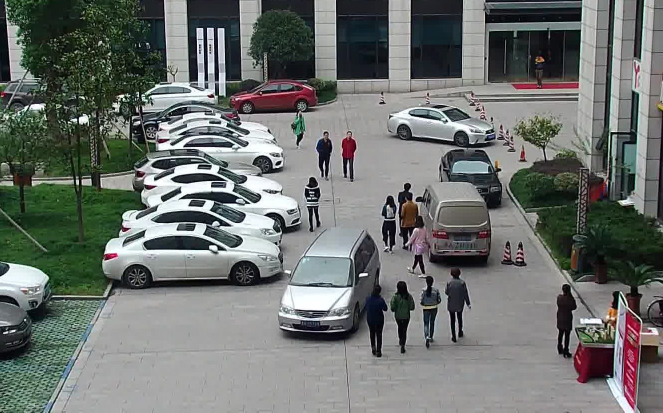
//> input picture NCNN-test/parking.jpg, 1326 x 825 px (shown at 1/2 size)
$ ./rotatedRect ../NCNN-test/parking.jpg   (built with g++ and OpenCV 4)
//> lines starting //> are read from the running program, lines starting //| are printed output that depends on the picture; after the words box and inside, x2 and y2 are one past the last pixel; in counts of white or black regions, pixels touching at a corner belong together
#include "opencv2/opencv.hpp"
#include <vector>
#include <iostream>
using namespace std;
using namespace cv;

void getQuadrangleSubPix_8u32f_CnR(const uchar* src, size_t src_step, Size src_size,
		float* dst, size_t dst_step, Size win_size,
		const double* matrix, int cn);

void myGetQuadrangleSubPix(const Mat& src, Mat& dst, Mat& m);

void getRotRectImg(cv::RotatedRect rr, Mat& img, Mat& dst);

void onTrackbar(int, void*);

int x;
int y;
int angle;
Mat src;
Mat dst;

int main(int argc, char* argv[])
{
	const char* inputPath = argv[1];
	src = imread(inputPath);
//> src is the input picture: 825 rows x 1326 cols, CV_8UC3; mean B, G, R 109.8, 113.1, 108.8
	// [8 lines of commented-out code are left out]
	angle = 0;
	x = 0;
	y = 0;

	const char* windowname = "src";

	namedWindow(windowname, WINDOW_AUTOSIZE);
	cv::createTrackbar("angle", windowname, &angle, 12, onTrackbar);
	cv::createTrackbar("x", windowname, &x, 10, onTrackbar);
	cv::createTrackbar("y", windowname, &y, 10, onTrackbar);

	onTrackbar(0, 0);
	cv::waitKey(0);
	cv::destroyAllWindows();

	return 0;
}

void onTrackbar(int, void*) {
	Mat dst, srcCopy = src.clone();
	int newangle = angle * 30;
	cv::RotatedRect rr(cv::Point2f(300, 400), Size(300, 300), newangle);

	//Draw rotated rectangle
	Point2f rect_points[4];
	rr.points(rect_points);
	for (int j = 0; j < 4; j++)
	{
		line(srcCopy, rect_points[j], rect_points[(j + 1) % 4], Scalar(0, 1, 0), 1);
	}
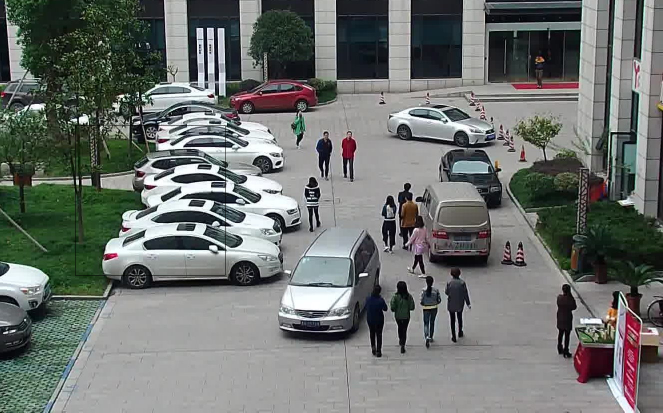
//> srcCopy: 825 rows x 1326 cols, CV_8UC3 (shown at 1/2 size); 0.11% of pixels changed, all inside (x1, y1, x2, y2) = (150, 250, 451, 551)

	float sinA = sin(newangle * CV_PI / 180.0);
	float cosA = cos(newangle * CV_PI / 180.0);
	float width = rr.size.width;
	float height = rr.size.height;
	float xShift = width / 2.0f - cosA * rr.center.x - sinA * rr.center.y;
	float yShift = height / 2.0f - cosA * rr.center.y + sinA * rr.center.x;
	float data[6] = {
		 cosA, sinA, xShift,
		-sinA, cosA, yShift };
	cv::Mat affineMatrix(2, 3, CV_32FC1, data);
	//Mat affineMatrix = cv::getRotationMatrix2D(rr.center, rr.angle, 1.0);

	cv::warpAffine(src, dst, affineMatrix, rr.size, cv::INTER_CUBIC);
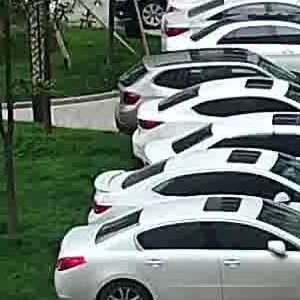
//> dst: 300 rows x 300 cols, CV_8UC3; mean B, G, R 111.4, 119.5, 107.5
	//cv::drawMarker(srcCopy, cv::Point(x*10,y*10), cv::Scalar(0,0,1));

	system("cls");
	cout << "sinA = " << sinA << endl;
	cout << "cosA = " << cosA << endl;
	cout << "angle = " << newangle << endl;
	cout << "rr.angle = " << rr.angle << endl;
	cout << affineMatrix << endl;
	imshow("src", srcCopy);
	imshow("dst", dst);
}

// [129 lines left out: functions getQuadrangleSubPix_8u32f_CnR, myGetQuadrangleSubPix, getRotRectImg, not called in this run]
